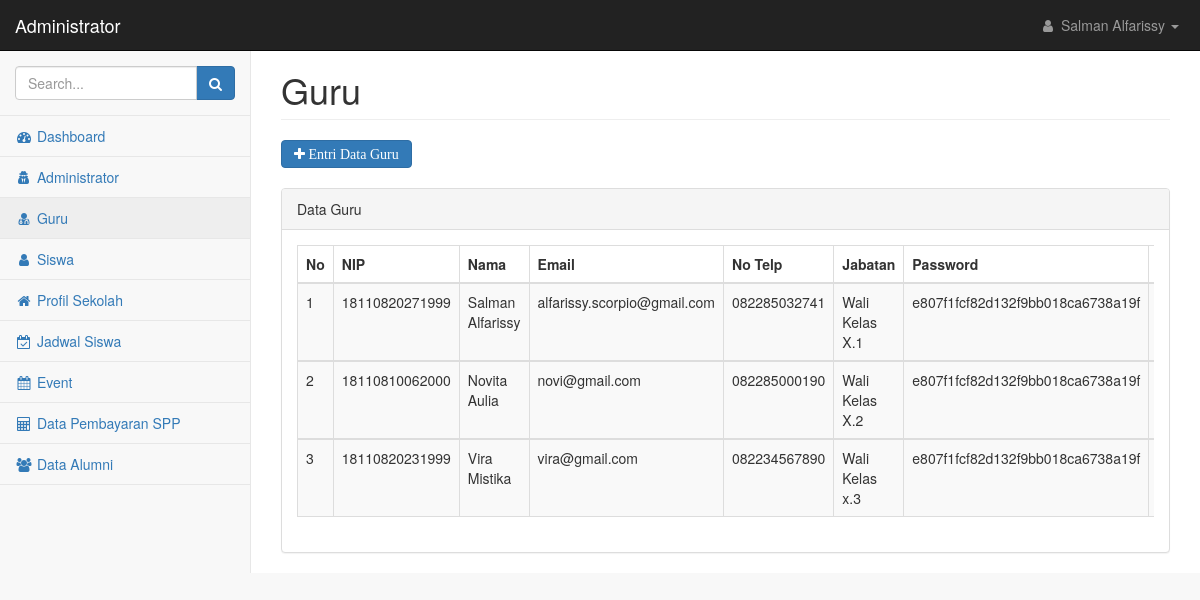
/admin/index.php?page=guru&id_adm=1, run on an earlier commit of the app's database.
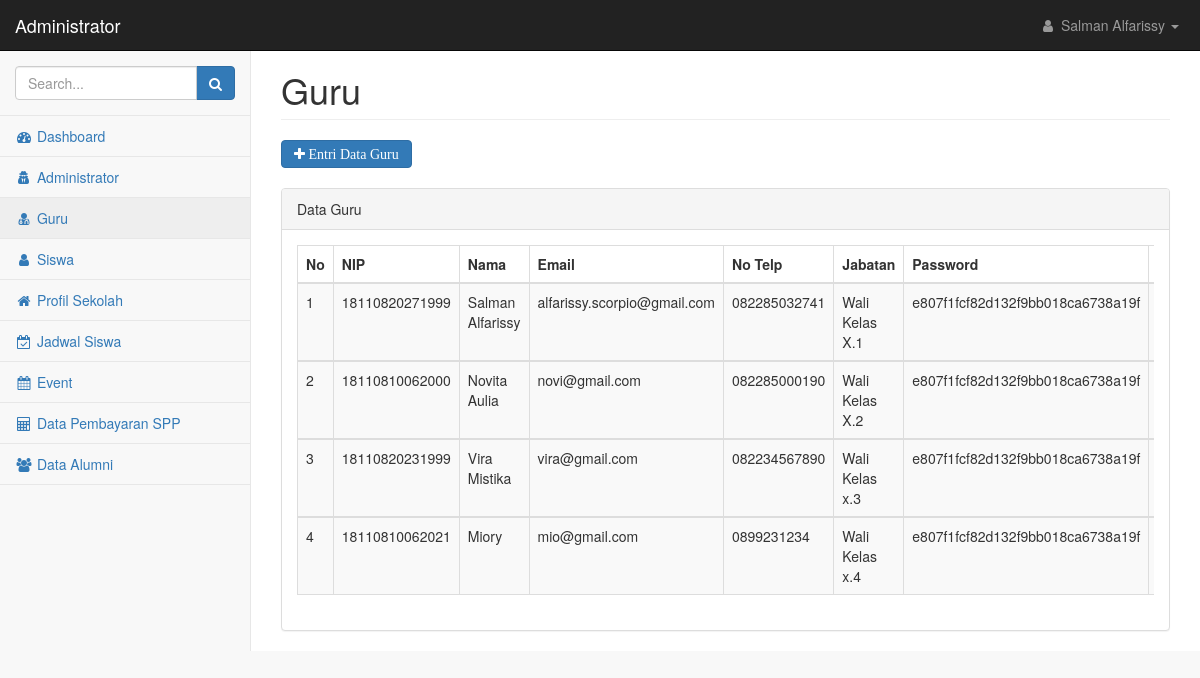
And on a later commit of the database.
### tables this page shows
CREATE TABLE `guru` (
  `id_guru` int(50) NOT NULL,
  `id_adm` int(50) NOT NULL,
  `nip_guru` varchar(100) NOT NULL,
  `password` varchar(50) NOT NULL,
  `nama_guru` varchar(100) NOT NULL,
  `email_guru` varchar(100) NOT NULL,
  `no_telp` varchar(100) NOT NULL,
  `jabatan` varchar(100) NOT NULL
);

### admin/guru.php (the view, shortened to what this page needs)
<div class="row">
    <div class="col-lg-12">
        <h1 class="page-header">Guru</h1>
    </div>
</div>
<?php
include("../koneksi.php");
$aksi=isset($_GET['aksi']) ? $_GET['aksi'] : 'list';
switch ($aksi){
    case 'list';
?>
<div>
    <a href=?page=guru&aksi=entri&id_adm=<?php echo $_GET['id_adm'] ?> class="btn btn-primary fa fa-plus"> Entri Data Guru </a>
</div>
<br/>
<div class="row">
    <div class="col-lg-12">
        <div class="panel panel-default">
            <div class="panel-heading">
               Data Guru
            </div>
            <div class="panel-body">
                <div class="table-responsive">
                    <table class="table table-striped table-bordered table-hover" id="dataTables-example">
                        <thead>
                            <tr>
                                <th>No</th>
                                <th>NIP</th>
                                <th>Nama</th>
                                <th>Email</th>
                                <th>No Telp</th>
                                <th>Jabatan</th>
                                <th>Password</th>
                                <th>Aksi</th>
                            </tr>
                        </thead>
                        <?php
                        $no=1;
                        $tampil=mysqli_query($koneksi,"SELECT * FROM guru order by id_guru ASC");
                        while ($data=mysqli_fetch_array($tampil)) {
                        ?>
                        <tbody>
                            <tr class="odd gradeX">
                                <td><?php echo $no?></td>
                                <td><?php echo $data['nip_guru']?></td>
                                <td><?php echo $data['nama_guru']?></td>
                                <td><?php echo $data['email_guru']?></td>
                                <td><?php echo $data['no_telp']?></td>
                                <td><?php echo $data['jabatan']?></td>
                                <td><?php echo $data['password']?></td>
                                <td><a href=?page=guru&aksi=edit&id_adm=<?php echo $_GET['id_adm'] ?>&id_guru=<?php echo $data['id_guru']; ?> class="btn btn-success btn-sm fa fa-pencil"> Edit</a>
				                    onclick="return confirm('Yakin akan menghapus data ?');" class="btn btn-danger btn-sm fa fa-trash-o"> Hapus</td>
                            </tr>
                            <?php
                            $no++;
                        }
                            ?>
                        </tbody>
                    </table>
                    <?php
                        break;
                    ?>
                    <?php
                    }
                    ?>
                </div>
            </div>
        </div>
    </div>
</div>

What changed in the data, as far as the page shows it:
added guru: nip_guru "18110810062021", nama_guru "Miory", email_guru "mio@gmail.com", no_telp "0899231234", jabatan "Wali Kelas x.4", password "e807f1fcf82d132f9bb018ca6738a19f"
